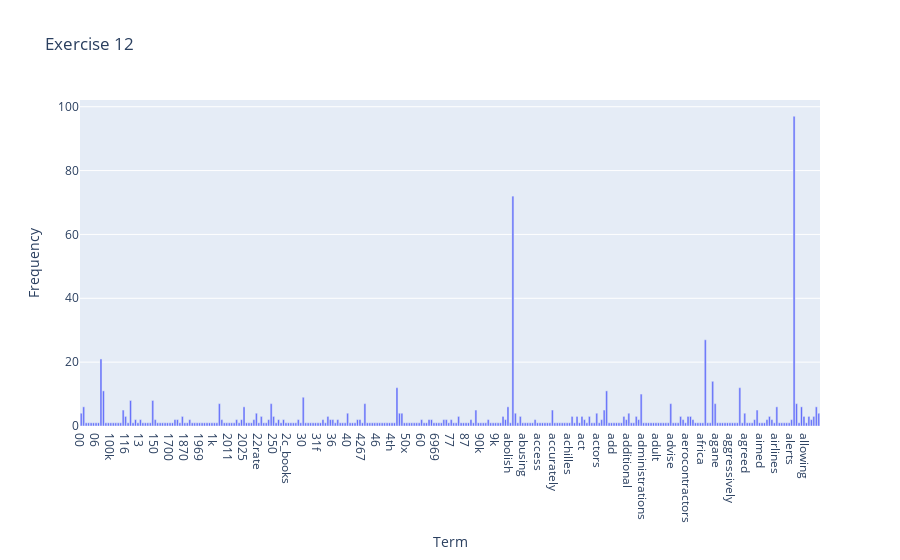
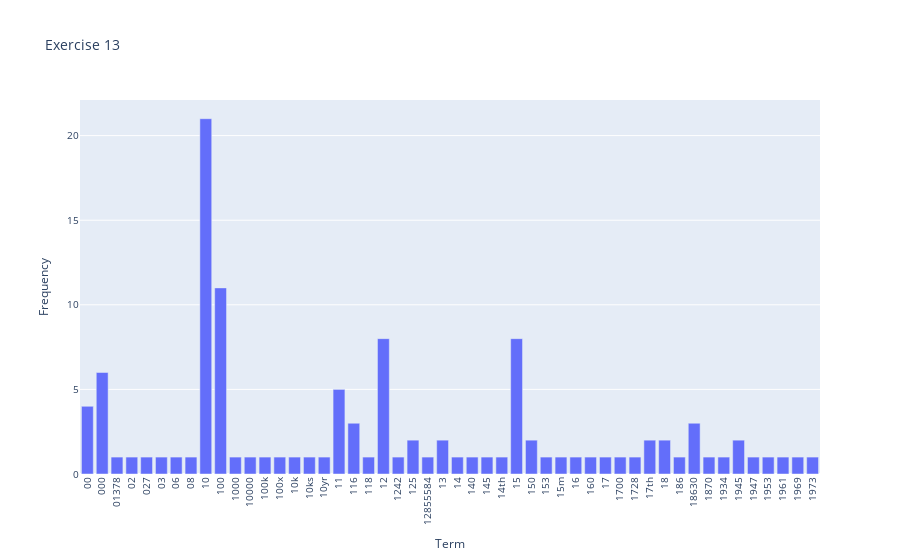
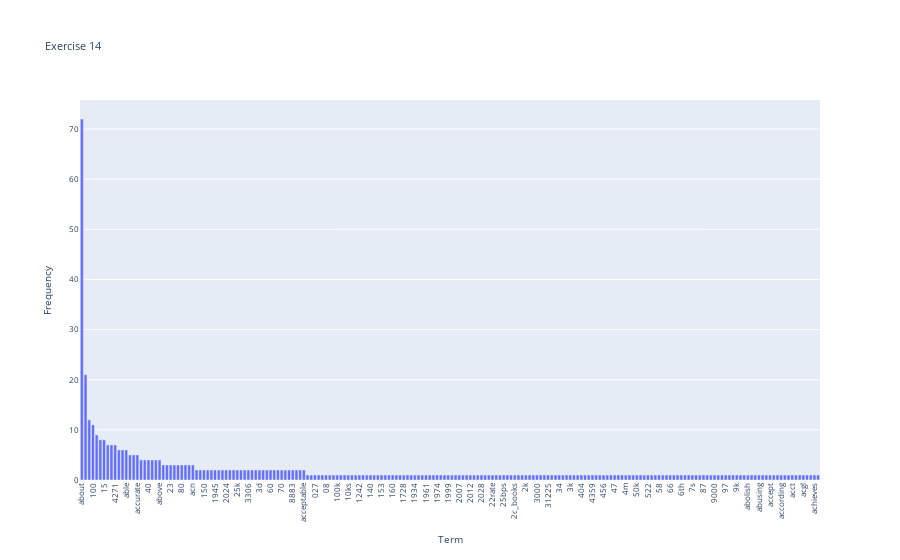
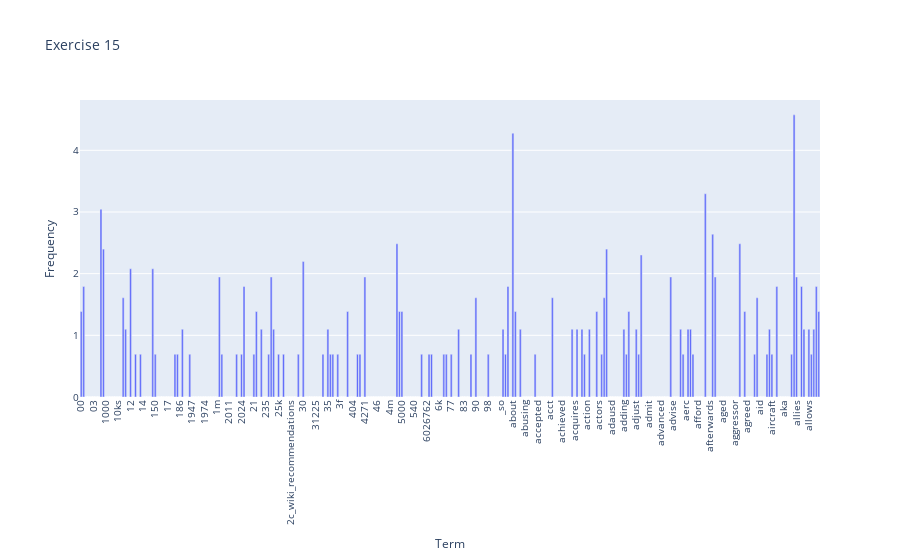

The notebook cell these images were saved under, in order:
### Markdown cell above
# Phase 1

### Code cell
### Begin Assignment Here

# Read data and save into a DataFrame
df = pd.read_csv("./newdataset/Reddit-stock-sentiment.csv")

# Exercise 1
print("=========================Excercise 1=========================")
print("[Print the first three sample]")
for i in range(3):
    print("\n".join(df.text[i].split("\n")))
print()

# Exercise 2
print("=========================Excercise 2=========================")
print("[Try other querying techniques]")
print("[Skip this exercise]")
print()

# Exercise 3
print("=========================Excercise 3=========================")
print("[Try to fetch records which have positive sentiments]")
print("[Query every 10th record. Only show the first 5 records]")
print("[For the readibility, skip the other columns]")
print(df[df["sentiment"] == 1.0]["sentiment"][::10][0:5])
print()

# Exercise 4
print("=========================Excercise 4=========================")
print("[Check whether there's a missing value by column]")
print(df.isnull().apply(lambda x: dmh.check_missing_values(x), axis=1))
print()

# Remove missing values
print("[Remove missing values]")
df.dropna(inplace=True, subset=["sentiment"])
print()

# Exercise 5
print("=========================Excercise 5=========================")
print("[Check whether isnull() works]")
print("[Skip this exercise because it's trivial]")
print()

# Deal with duplicate data
print("[Remove duplicate data]")
df.drop_duplicates(keep=False, inplace=True)
print()

# Take n samples from df
df_sample = df.sample(n=250)

# Exercise 6
print("=========================Excercise 6=========================")
print("[Report the changes I noticed between df and df_smaple]")
print("[Skip this exercise because it's the same with the answer in Master]")
print()

# Exercise 7
print("=========================Excercise 7=========================")
print("[Automate the 'ylim' parameter instead of hard-coding it]")
df_sample.sentiment.value_counts().plot(kind = 'bar',
                                        title = 'Exercise 7 Sentiment distribution',
                                        ylim = [0, df_sample.sentiment.value_counts().max() + 30], 
                                        rot = 0, fontsize = 12, figsize = (8,3));
print()

# Exercise 8
print("=========================Excercise 8=========================")
print("[Do a side-by-side comparison of the distribution between the two datasets]")
counts_df = df.sentiment.value_counts()
counts_dfs = df_sample.sentiment.value_counts()

df_compare = pd.DataFrame({
    "df": counts_df,
    "df_sample": counts_dfs.reindex(counts_df.index)
})

df_compare.plot(kind = 'bar',
                title = 'Exercise 8 Sentiment distribution',
                ylim = [0, df.sentiment.value_counts().max() + 30], 
                rot = 0, fontsize = 12, figsize = (8, 4))
print()

# Exercise 9
print("=========================Excercise 9=========================")
print("[Analyze the first record of df with the analyzer]")
count_vect = CountVectorizer()
df_counts = count_vect.fit_transform(df.text)
analyze = count_vect.build_analyzer()
print(analyze(df.text[0]))
print()

# Exercise 10
print("=========================Excercise 10========================")
print("[Find the '3' in document index 3 and show the word it represents]")
rows, cols = df_counts[0:5, 0:100].toarray().nonzero()
for r, c in zip(rows, cols):
    val = df_counts[0:5, 0:100].toarray()[r, c]
    print(f"The value of ({r}, {c}) is {val}, which represents word: ", end="")
    print(count_vect.get_feature_names_out()[c:c+1])
print()

# Exercise 11
print("=========================Excercise 11========================")
print("[Get a nice and useful visualization]")
# Choose 20 samples and ranked terms by frequency
sample_size = 20
np.random.seed(42)
sample_docs = np.random.choice(range(df_counts.shape[0]), size=sample_size, replace=False)

term_freq = np.asarray(df_counts.sum(axis=0)).flatten()
sorted_term_idx = np.argsort(-term_freq)[0:sample_size]

plot_z = df_counts[sample_docs, :][:, sorted_term_idx].toarray()
plot_x = ["term_"+str(i) for i in count_vect.get_feature_names_out()[sorted_term_idx]]
plot_y = ["doc_" + str(i) for i in sample_docs]

df_todraw = pd.DataFrame(plot_z, columns=plot_x, index=plot_y)

plt.subplots(figsize=(16, 12))
ax = sns.heatmap(df_todraw, 
                 cmap="PuRd",
                 vmin=0, vmax=plot_z.flatten().max(), annot=True)
ax.set_title("Exercise 11")
print()

# Exercise 12
print("=========================Excercise 12========================")
print("[Try to make a nicer interactive visualization with plotly]")
term_frequencies = np.asarray(df_counts.sum(axis=0))[0]

data = pd.DataFrame({
    'Term': count_vect.get_feature_names_out()[:300],
    'Frequency': term_frequencies[:300]
})
fig12 = px.bar(data, x='Term', y='Frequency', title="Exercise 12")
fig12.show() 
print()

# Exercise 13
print("=========================Excercise 13========================")
print("[Efficiently reduce the number of terms in visualization]")
data = pd.DataFrame({
    'Term': count_vect.get_feature_names_out()[:50],
    'Frequency': term_frequencies[:50]
})

fig = px.bar(data, x='Term', y='Frequency', title="Exercise 13")

fig.update_layout(
    font={'size': 10},
    xaxis_tickangle=-90
)
fig.show() 
print()

# Exercise 14
print("=========================Excercise 14========================")
print("[Sort terms by frequency and make a long tail plot]")
data = pd.DataFrame({
    'Term': count_vect.get_feature_names_out()[:200],
    'Frequency': term_frequencies[:200]
})

fig14 = px.bar(data, x='Term', y='Frequency', title="Exercise 14")

fig14.update_layout(
    font={'size': 8},
    xaxis={'categoryorder':'total descending'},
    xaxis_tickangle=-90
)
fig14.show()
print()

# Exercise 15
print("=========================Excercise 15========================")
print("[Do log transform to term_frequencies]")
term_frequencies_log = [math.log(i) for i in term_frequencies]

data = pd.DataFrame({
    'Term': count_vect.get_feature_names_out()[:300],
    'Frequency': term_frequencies_log[:300]
})

fig = px.bar(data, x='Term', y='Frequency', title="Exercise 15")

fig.update_layout(
    font={'size': 10},
    xaxis_tickangle=-90,
    margin={'b': 150}
)
fig.show()

### Figure 1 — Plotly figure (JSON) as saved in the notebook; plotly's stock layout.template omitted (floating-point values rounded to 4 significant figures; data arrays with more than 128 entries replaced by an {"elided": "..."} marker saying what was removed)
{"data": [{"hovertemplate": "Term=%{x}<br>Frequency=%{y}<extra></extra>", "legendgroup": "", "marker": {"color": "#636efa", "pattern": {"shape": ""}}, "name": "", "orientation": "v", "showlegend": false, "textposition": "auto", "type": "bar", "x": {"elided": "300 str values"}, "xaxis": "x", "y": {"elided": "300 int values"}, "yaxis": "y"}], "layout": {"barmode": "relative", "legend": {"tracegroupgap": 0}, "title": {"text": "Exercise 12"}, "xaxis": {"anchor": "y", "domain": [0, 1], "title": {"text": "Term"}}, "yaxis": {"anchor": "x", "domain": [0, 1], "title": {"text": "Frequency"}}}}

### Figure 2 — Plotly figure (JSON) as saved in the notebook; plotly's stock layout.template omitted (floating-point values rounded to 4 significant figures)
{"data": [{"hovertemplate": "Term=%{x}<br>Frequency=%{y}<extra></extra>", "legendgroup": "", "marker": {"color": "#636efa", "pattern": {"shape": ""}}, "name": "", "orientation": "v", "showlegend": false, "textposition": "auto", "type": "bar", "x": ["00", "000", "01378", "02", "027", "03", "06", "08", "10", "100", "1000", "10000", "100k", "100x", "10k", "10ks", "10yr", "11", "116", "118", "12", "1242", "125", "12855584", "13", "14", "140", "145", "14th", "15", "150", "153", "15m", "16", "160", "17", "1700", "1728", "17th", "18", "186", "18630", "1870", "1934", "1945", "1947", "1953", "1961", "1969", "1973"], "xaxis": "x", "y": [4, 6, 1, 1, 1, 1, 1, 1, 21, 11, 1, 1, 1, 1, 1, 1, 1, 5, 3, 1, 8, 1, 2, 1, 2, 1, 1, 1, 1, 8, 2, 1, 1, 1, 1, 1, 1, 1, 2, 2, 1, 3, 1, 1, 2, 1, 1, 1, 1, 1], "yaxis": "y"}], "layout": {"barmode": "relative", "font": {"size": 10}, "legend": {"tracegroupgap": 0}, "title": {"text": "Exercise 13"}, "xaxis": {"anchor": "y", "domain": [0, 1], "tickangle": -90, "title": {"text": "Term"}}, "yaxis": {"anchor": "x", "domain": [0, 1], "title": {"text": "Frequency"}}}}

### Figure 3 — Plotly figure (JSON) as saved in the notebook; plotly's stock layout.template omitted (floating-point values rounded to 4 significant figures; data arrays with more than 128 entries replaced by an {"elided": "..."} marker saying what was removed)
{"data": [{"hovertemplate": "Term=%{x}<br>Frequency=%{y}<extra></extra>", "legendgroup": "", "marker": {"color": "#636efa", "pattern": {"shape": ""}}, "name": "", "orientation": "v", "showlegend": false, "textposition": "auto", "type": "bar", "x": {"elided": "200 str values"}, "xaxis": "x", "y": {"elided": "200 int values"}, "yaxis": "y"}], "layout": {"barmode": "relative", "font": {"size": 8}, "legend": {"tracegroupgap": 0}, "title": {"text": "Exercise 14"}, "xaxis": {"anchor": "y", "categoryorder": "total descending", "domain": [0, 1], "tickangle": -90, "title": {"text": "Term"}}, "yaxis": {"anchor": "x", "domain": [0, 1], "title": {"text": "Frequency"}}}}

### Figure 4 — Plotly figure (JSON) as saved in the notebook; plotly's stock layout.template omitted (floating-point values rounded to 4 significant figures; data arrays with more than 128 entries replaced by an {"elided": "..."} marker saying what was removed)
{"data": [{"hovertemplate": "Term=%{x}<br>Frequency=%{y}<extra></extra>", "legendgroup": "", "marker": {"color": "#636efa", "pattern": {"shape": ""}}, "name": "", "orientation": "v", "showlegend": false, "textposition": "auto", "type": "bar", "x": {"elided": "300 str values"}, "xaxis": "x", "y": {"elided": "300 float values"}, "yaxis": "y"}], "layout": {"barmode": "relative", "font": {"size": 10}, "legend": {"tracegroupgap": 0}, "margin": {"b": 150}, "title": {"text": "Exercise 15"}, "xaxis": {"anchor": "y", "domain": [0, 1], "tickangle": -90, "title": {"text": "Term"}}, "yaxis": {"anchor": "x", "domain": [0, 1], "title": {"text": "Frequency"}}}}
